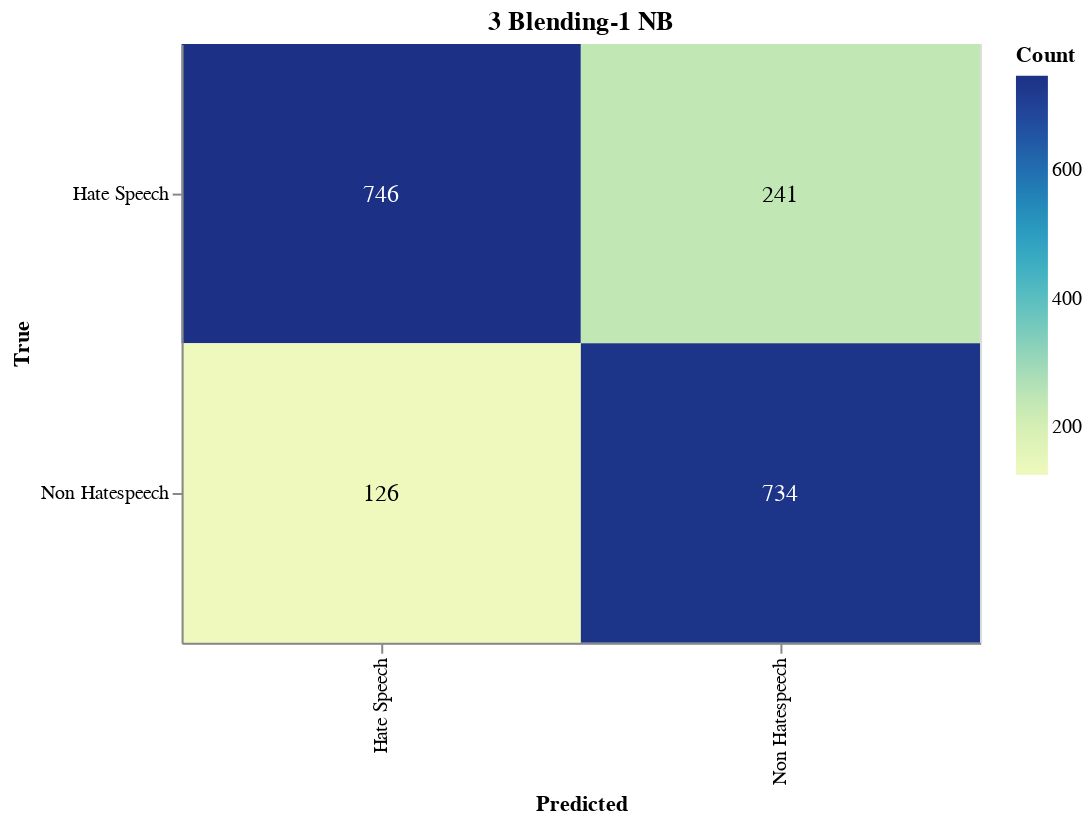

Write notebook code for a chart like this one.
### Markdown cell above
#### Save Confusion Matrix

### Code cell
import altair as alt
import pandas as pd
from sklearn.metrics import confusion_matrix

# Calculate the confusion matrix
cm = confusion_matrix(true_labels, adjusted_predictions)

# Define class names
class_names = ['Hate Speech', 'Non Hatespeech']

# Convert confusion matrix to DataFrame
cm_df = pd.DataFrame(cm, index=class_names, columns=class_names).reset_index().melt(id_vars='index')
cm_df.columns = ['True', 'Predicted', 'Count']

# Ensure the order of categories
cm_df['True'] = pd.Categorical(cm_df['True'], categories=class_names, ordered=True)
cm_df['Predicted'] = pd.Categorical(cm_df['Predicted'], categories=class_names, ordered=True)

# Create the Altair plot
heatmap = alt.Chart(cm_df).mark_rect().encode(
    x=alt.X('Predicted:O', sort=class_names),
    y=alt.Y('True:O', sort=class_names),
    color='Count:Q',
    tooltip=['True', 'Predicted', 'Count']
).properties(
    width=400,
    height=300,
    title='3 Blending-1 NB'
)

# Add text labels
text = heatmap.mark_text(
    align='center',
    baseline='middle',
    fontSize=12
).encode(
    text='Count:Q',
    color=alt.condition(
        alt.datum.Count > cm.max() / 2,
        alt.value('white'),
        alt.value('black')
    )
)

# Combine heatmap and text
final_chart = heatmap + text

# Display the plot
final_chart.show()

### Figure 1 — Vega-Lite specification as saved in the notebook (floating-point values rounded to 4 significant figures)
{"config": {"view": {"continuousWidth": 300, "continuousHeight": 300}}, "layer": [{"mark": {"type": "rect"}, "encoding": {"color": {"field": "Count", "type": "quantitative"}, "tooltip": [{"field": "True", "type": "ordinal"}, {"field": "Predicted", "type": "ordinal"}, {"field": "Count", "type": "quantitative"}], "x": {"field": "Predicted", "sort": ["Hate Speech", "Non Hatespeech"], "type": "ordinal"}, "y": {"field": "True", "sort": ["Hate Speech", "Non Hatespeech"], "type": "ordinal"}}, "title": "3 Blending-1 NB"}, {"mark": {"type": "text", "align": "center", "baseline": "middle", "fontSize": 12}, "encoding": {"color": {"condition": {"test": "(datum.Count > 373.0)", "value": "white"}, "value": "black"}, "text": {"field": "Count", "type": "quantitative"}, "tooltip": [{"field": "True", "type": "ordinal"}, {"field": "Predicted", "type": "ordinal"}, {"field": "Count", "type": "quantitative"}], "x": {"field": "Predicted", "sort": ["Hate Speech", "Non Hatespeech"], "type": "ordinal"}, "y": {"field": "True", "sort": ["Hate Speech", "Non Hatespeech"], "type": "ordinal"}}, "title": "3 Blending-1 NB"}], "data": {"name": "data-3c83b8939c288674e9e429060fc129f1"}, "height": 300, "width": 400, "$schema": "https://vega.github.io/schema/vega-lite/v5.17.0.json", "datasets": {"data-3c83b8939c288674e9e429060fc129f1": [{"True": "Hate Speech", "Predicted": "Hate Speech", "Count": 746}, {"True": "Non Hatespeech", "Predicted": "Hate Speech", "Count": 126}, {"True": "Hate Speech", "Predicted": "Non Hatespeech", "Count": 241}, {"True": "Non Hatespeech", "Predicted": "Non Hatespeech", "Count": 734}]}}
